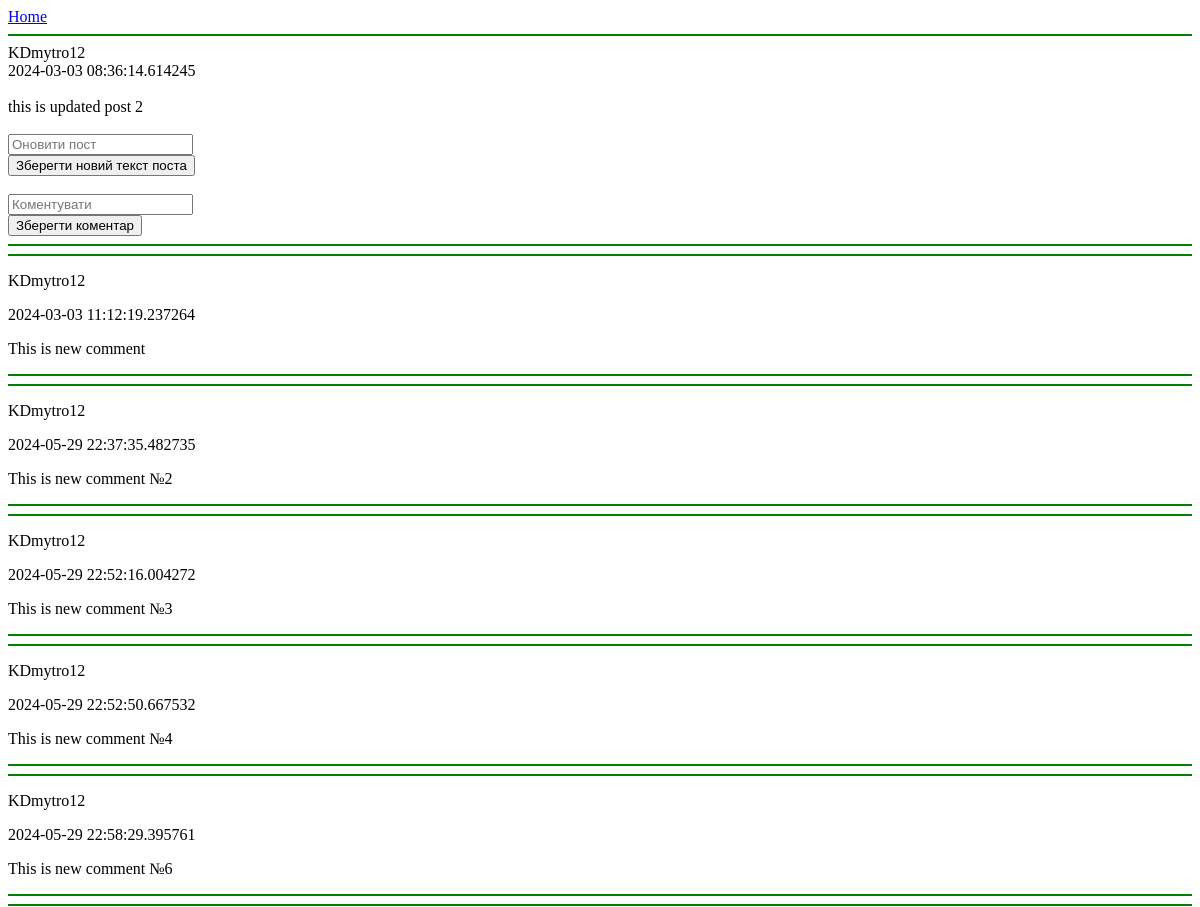
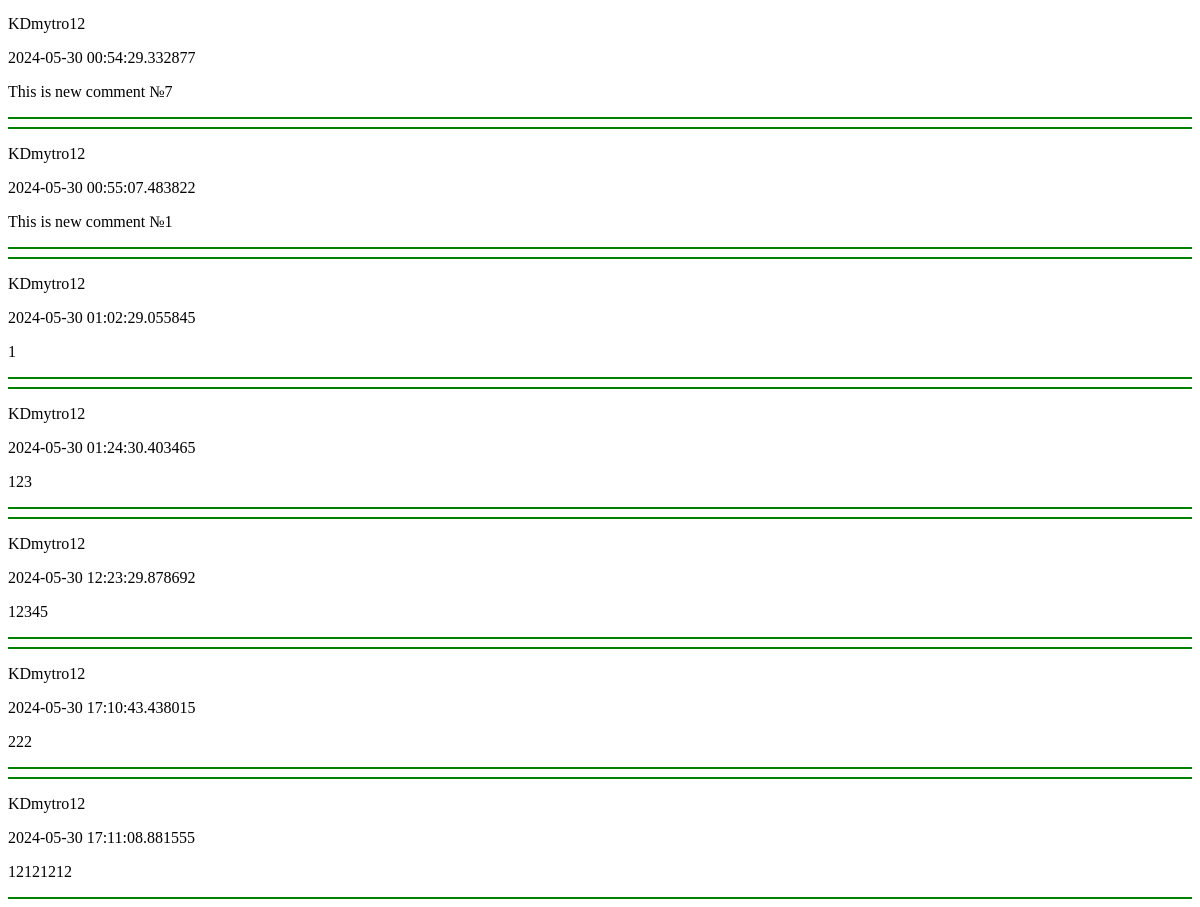
/post/1/, run on an earlier commit of the app's database (2 pictures, top to bottom).
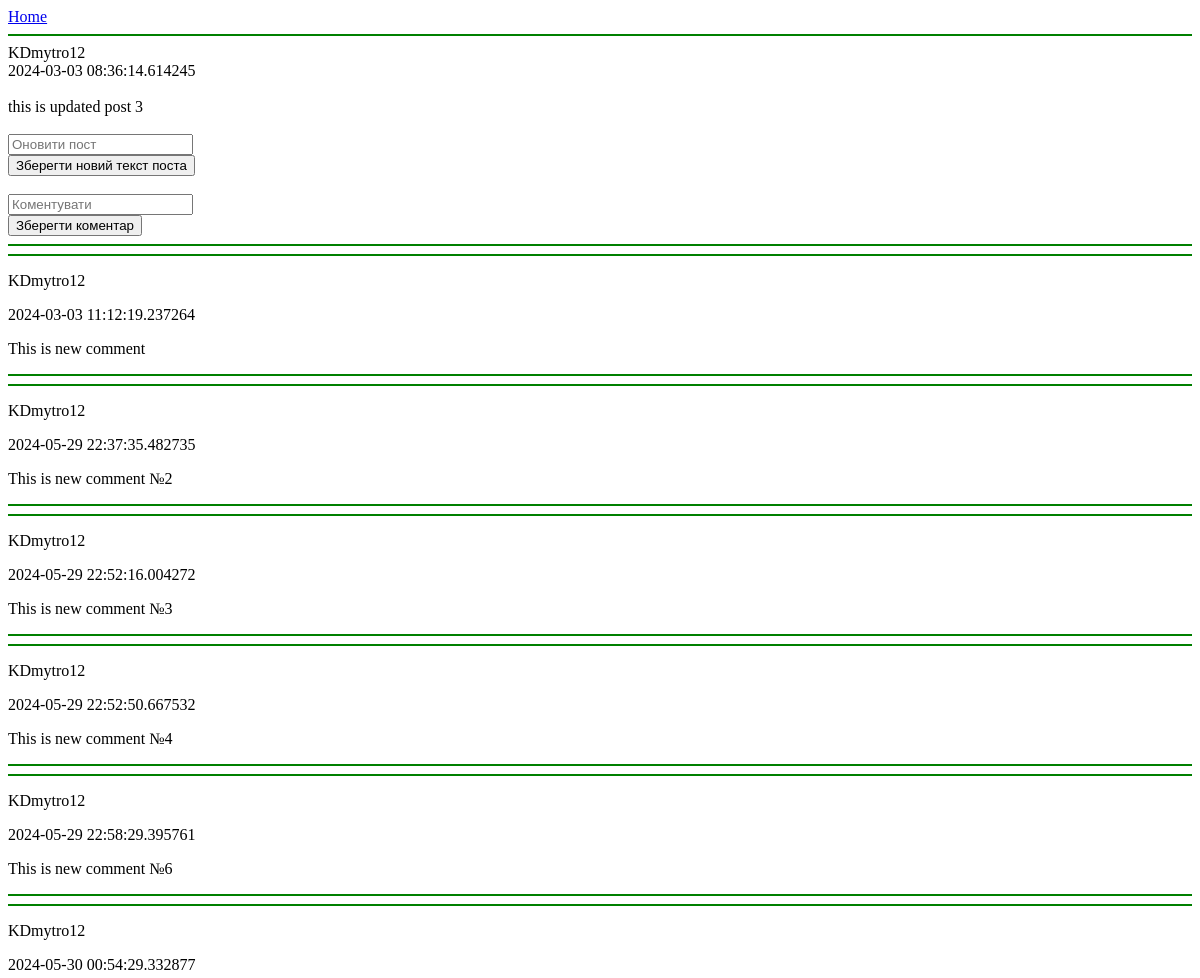
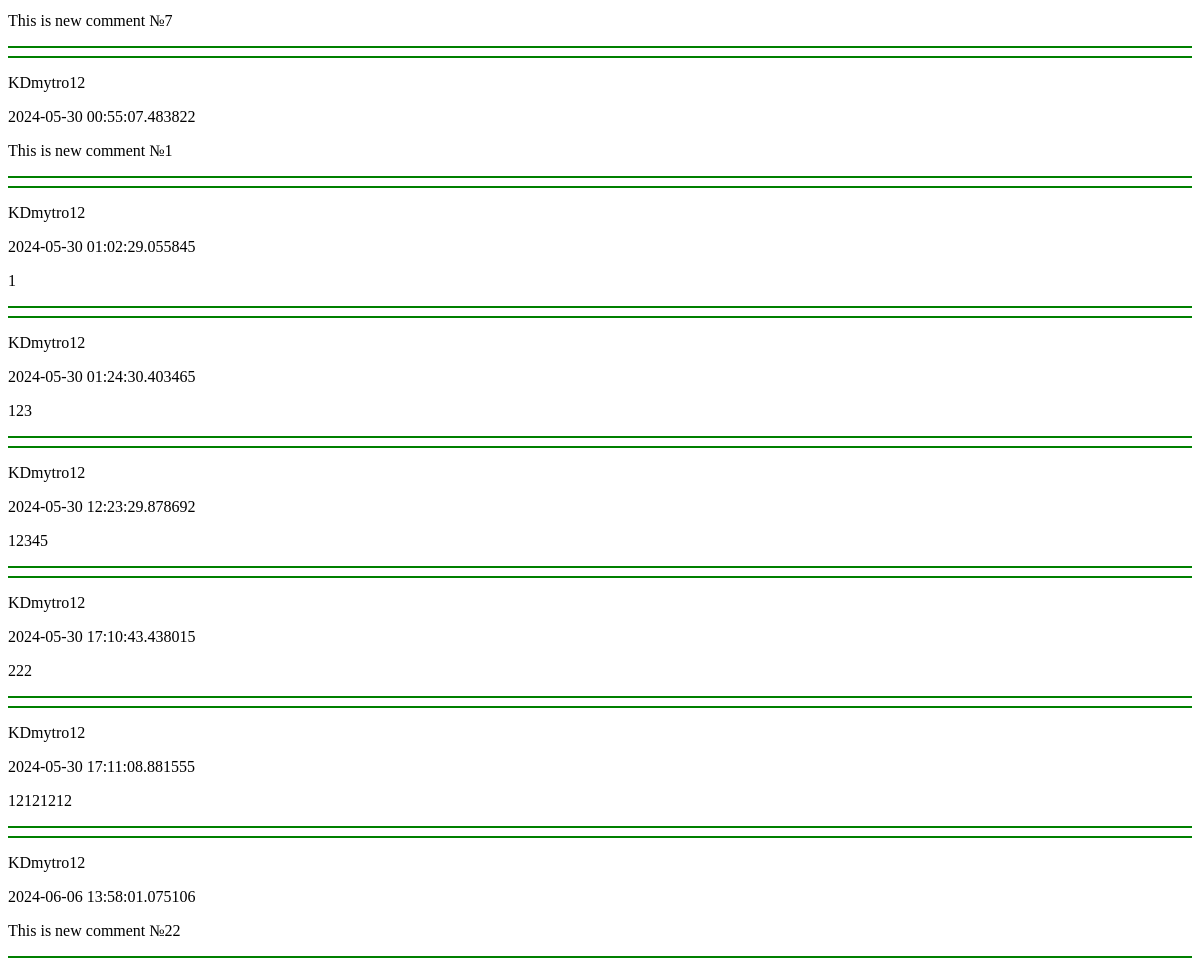
And on a later commit of the database (2 pictures, top to bottom).
### Testing_App/models.py (models this page shows)
class Posts  (models.Model):
    text = models.CharField(max_length=750)
    added_at = models.CharField(max_length=50)
    user = models.ForeignKey(User,on_delete=models.CASCADE)

class Comments  (models.Model):
    text = models.CharField(max_length=750)
    added_at = models.CharField(max_length=50)
    user = models.ForeignKey(User,on_delete=models.CASCADE)
    post = models.ForeignKey(Posts,on_delete=models.CASCADE)

class User(AbstractUser):
    profile_photo = models.ImageField(upload_to="images")
    bio = models.CharField(max_length=750)

### Testing_App/views.py (the view, shortened to what this page needs)
# urls.py: path('post/<int:pk>/',views.PostFormPage.as_view()),
class  PostFormPage(TemplateView):
    template_name="Post.html"
    form_class=PostForm
    model=Posts
    def get_context_data(self,**kwargs):
        context = super().get_context_data(**kwargs)
        context["post"]=Posts.objects.get(id=self.kwargs["pk"])
        context["comments"]=Comments.objects.filter(post=Posts.objects.get(id=self.kwargs["pk"]))
        return context

### Testing_App/templates/Post.html (shortened to what this page needs)
<!DOCTYPE html>
<html lang="en">
<head>
</head>
<body>
          <div>
                    <a href = "/">Home</a>
          </div>
          <hr color="green">
          {{ post.user }}<br>
          {{ post.added_at }}<br><br>
          <div id ="text" >
              {% block text %}
                {{ post.text }}<br><br>
              {% endblock %}
          </div>
          {% if  request.user == user %}
                <input id="text_of_updated_post" type="text" name="post" placeholder="Оновити пост"><br>
                <input id="update_post" type="submit" value="Зберегти новий текст поста" data-url = "{% url 'post_editing' post.id%}"
                    hx-trigger="click"
                    hx-post="{% url  'post_editing' post.id %}"
                    hx-include="#text_of_updated_post, [name = 'csrfmiddlewaretoken']"
                    hx-target="#text"
                >
         {% endif %}<br><br>
         <input id="text_of_new_comment" type="text" name="text" placeholder="Коментувати"><br>
         <input id="create_new_comment" type="submit" value = "Зберегти коментар" data-url = "{% url 'comment_creation' post.id%}"
            hx-trigger="click"
            hx-post="{% url  'comment_creation' post.id %}"
            hx-include="#text_of_new_comment, [name = 'csrfmiddlewaretoken']"
            hx-target="#comments"
         >
          <hr color="green">
          <div id="comments">
              {% block comments %}
                {% for i in comments %}
                    <hr color="green">
                    <p>{{ i.user }}</p>
                    <p>{{ i.added_at }}</p>
                    <p>{{ i.text }}</p>
                    <hr color="green">
                {% endfor %}
              {% endblock %}
          </div>
</body>
</html>

What changed in the data, as far as the page shows it:
changed Posts "Зберегти новий текст поста": text "this is updated post 2" → "this is updated post 3"
added Comments: user "KDmytro12", added_at "2024-06-06 13:58:01.075106", text "This is new comment №22"
